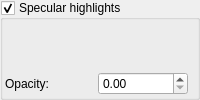
           <widget class="MyGroupBox" name="groupCheck_specular_gradient_enable">
            <property name="title">
             <string>Specular highlights</string>
            </property>
            <property name="checkable">
             <bool>true</bool>
            </property>
            <layout class="QVBoxLayout" name="verticalLayout_15">
             <property name="spacing">
              <number>2</number>
             </property>
             <property name="leftMargin">
              <number>2</number>
             </property>
             <property name="topMargin">
              <number>2</number>
             </property>
             <property name="rightMargin">
              <number>2</number>
             </property>
             <property name="bottomMargin">
              <number>2</number>
             </property>
             <item>
              <widget class="cGradientEditWidget" name="colorpalette_specular_gradient" native="true">
               <property name="toolTip">
                <string>&lt;html&gt;&lt;head/&gt;&lt;body&gt;&lt;p&gt;Gradient which defines the colors of the specular highlights.&lt;/p&gt;&lt;p&gt;Brighter colors increase the highlights intensity. A black color creates no highlights.&lt;/p&gt;&lt;/body&gt;&lt;/html&gt;</string>
               </property>
              </widget>
             </item>
             <item>
              <layout class="QHBoxLayout" name="horizontalLayout_specular_opacity">
               <item>
                <widget class="QLabel" name="label_specular_gradient_opacity">
                 <property name="text">
                  <string>Opacity:</string>
                 </property>
                </widget>
               </item>
               <item>
                <widget class="MyDoubleSpinBox" name="spinbox_specular_gradient_opacity">
                 <property name="toolTip">
                  <string>Controls the gradient blend strength (0.0 = no effect, 1.0 = full gradient)</string>
                 </property>
                </widget>
               </item>
               <item>
                <spacer name="horizontalSpacer_specular_opacity">
                 <property name="orientation">
                  <enum>Qt::Horizontal</enum>
                 </property>
                </spacer>
               </item>
              </layout>
             </item>
            </layout>
           </widget>
